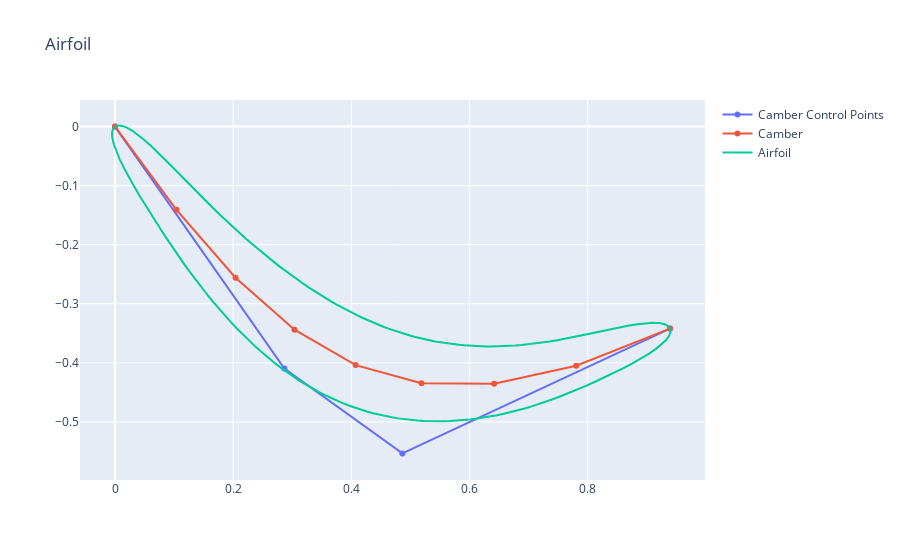
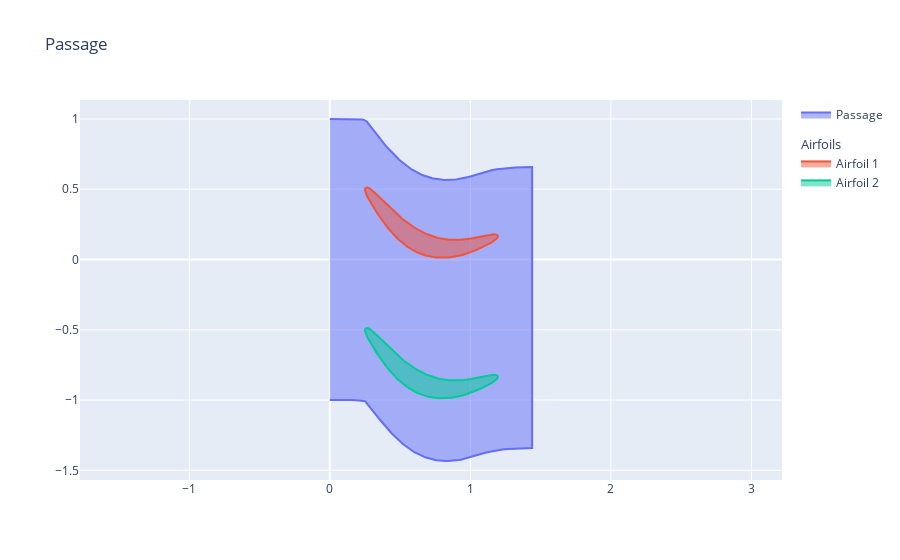

Notebook source saved alongside these figures, in order:
### Markdown cell above
## Rotor Airfoil

### Code cell
import numpy as np
from parafoil.airfoil import Airfoil
from parafoil.passage import PassageBuilder

airfoil = Airfoil(
    inlet_angle=np.radians(-55),
    outlet_angle=np.radians(25),
    stagger_angle=np.radians(-20),
    upper_thick_dist=[0.025, 0.05, 0.1, 0.05, 0.025],
    lower_thick_dist=[0.025, 0.05, 0.1, 0.05, 0.025],
    leading_prop=0.5,
    trailing_prop=0.5,
    chord_length=1
)

airfoil.visualize(include_camber_ctrl_pnts=True)

passage = PassageBuilder.airfoil_row_passage(
    airfoil=airfoil,
    spacing=1.0 * airfoil.chord_length,
    leading_edge_gap=0.25,
    trailing_edge_gap=0.25,
    num_blades=2
)

passage.visualize()

### Figure 1 — Plotly figure (JSON) as saved in the notebook; plotly's stock layout.template omitted (floating-point values rounded to 4 significant figures; data arrays with more than 128 entries replaced by an {"elided": "..."} marker saying what was removed)
{"data": [{"name": "Camber Control Points", "type": "scatter", "x": [0, 0.2868, 0.4865, 0.9397], "y": [0, -0.4096, -0.5533, -0.342]}, {"name": "Camber", "type": "scatter", "x": [0, 0.1041, 0.2041, 0.3039, 0.4075, 0.5188, 0.642, 0.781, 0.9397], "y": [0, -0.141, -0.2559, -0.3439, -0.4038, -0.4347, -0.4353, -0.4048, -0.342]}, {"name": "Airfoil", "type": "scatter", "x": {"elided": "200 float values"}, "y": {"elided": "200 float values"}}], "layout": {"title": {"text": "Airfoil"}, "yaxis": {"scaleanchor": "x"}}}

### Figure 2 — Plotly figure (JSON) as saved in the notebook; plotly's stock layout.template omitted (floating-point values rounded to 4 significant figures; data arrays with more than 128 entries replaced by an {"elided": "..."} marker saying what was removed)
{"data": [{"fill": "toself", "legendgroup": "passage", "name": "Passage", "type": "scatter", "x": {"elided": "200 float values"}, "y": {"elided": "200 float values"}}, {"fill": "toself", "legendgroup": "airfoil", "legendgrouptitle": {"text": "Airfoils"}, "name": "Airfoil 1", "type": "scatter", "x": {"elided": "200 float values"}, "y": {"elided": "200 float values"}}, {"fill": "toself", "legendgroup": "airfoil", "legendgrouptitle": {"text": "Airfoils"}, "name": "Airfoil 2", "type": "scatter", "x": {"elided": "200 float values"}, "y": {"elided": "200 float values"}}], "layout": {"title": {"text": "Passage"}, "yaxis": {"scaleanchor": "x"}}}
